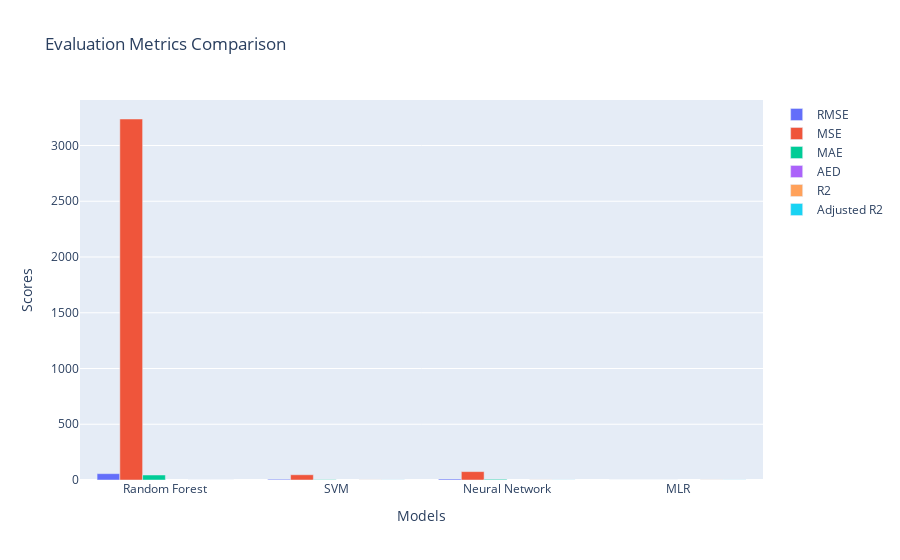

Notebook source saved alongside this figure:
### Markdown cell above
**using train dataset**

### Code cell
# Evaluation metric labels
metric_labels = ['RMSE', 'MSE', 'MAE', 'AED', 'R2', 'Adjusted R2']

# Calculate evaluation metrics using cross-validation for each model
metrics = {
    'RMSE': lambda y_true, y_pred: np.sqrt(mean_squared_error(y_true, y_pred)),
    'MSE': mean_squared_error,
    'MAE': mean_absolute_error,
    'AED': lambda y_true, y_pred: np.abs(np.mean(y_true) - y_pred),
    'R2': r2_score,
    'Adjusted R2': lambda y_true, y_pred: 1 - ((1 - r2_score(y_true, y_pred)) * (len(y_true) - 1) / (len(y_true) - X_train.shape[1] - 1))
}

model_names = ['Random Forest', 'SVM', 'Neural Network', 'MLR']

models = {
    'Random Forest': best_model_random_forest,
    'SVM': best_model_svm,
    'Neural Network': best_model_neural_network,
    'MLR': best_model_mlr
}

metric_scores = {metric: [] for metric in metric_labels}

for model_name in model_names:
    model = models[model_name]
    y_pred = cross_val_predict(model, X_train, y_train, cv=5)
    for metric in metric_labels:
        metric_scores[metric].append(metrics[metric](y_train, y_pred))

# Plotting the bar chart
fig = go.Figure()

for metric in metric_labels:
    fig.add_trace(go.Bar(
        x=model_names,
        y=metric_scores[metric],
        name=metric
    ))

# Updating the layout
fig.update_layout(
    title='Evaluation Metrics Comparison',
    xaxis_title='Models',
    yaxis_title='Scores',
    barmode='group'
)

# Display the plot
fig.show()

### Figure 1 — Plotly figure (JSON) as saved in the notebook; plotly's stock layout.template omitted (floating-point values rounded to 4 significant figures; data arrays with more than 128 entries replaced by an {"elided": "..."} marker saying what was removed)
{"data": [{"name": "RMSE", "type": "bar", "x": ["Random Forest", "SVM", "Neural Network", "MLR"], "y": [56.9, 6.858, 8.669, 4.841e-14]}, {"name": "MSE", "type": "bar", "x": ["Random Forest", "SVM", "Neural Network", "MLR"], "y": [3238.0, 47.03, 75.15, 2.343e-27]}, {"name": "MAE", "type": "bar", "x": ["Random Forest", "SVM", "Neural Network", "MLR"], "y": [44.87, 3.268, 6.57, 3.468e-14]}, {"name": "AED", "type": "bar", "x": ["Random Forest", "SVM", "Neural Network", "MLR"], "y": {"elided": "4x800 float values"}}, {"name": "R2", "type": "bar", "x": ["Random Forest", "SVM", "Neural Network", "MLR"], "y": [0.2477, 0.9891, 0.9825, 1]}, {"name": "Adjusted R2", "type": "bar", "x": ["Random Forest", "SVM", "Neural Network", "MLR"], "y": [0.243, 0.989, 0.9824, 1]}], "layout": {"barmode": "group", "title": {"text": "Evaluation Metrics Comparison"}, "xaxis": {"title": {"text": "Models"}}, "yaxis": {"title": {"text": "Scores"}}}}
